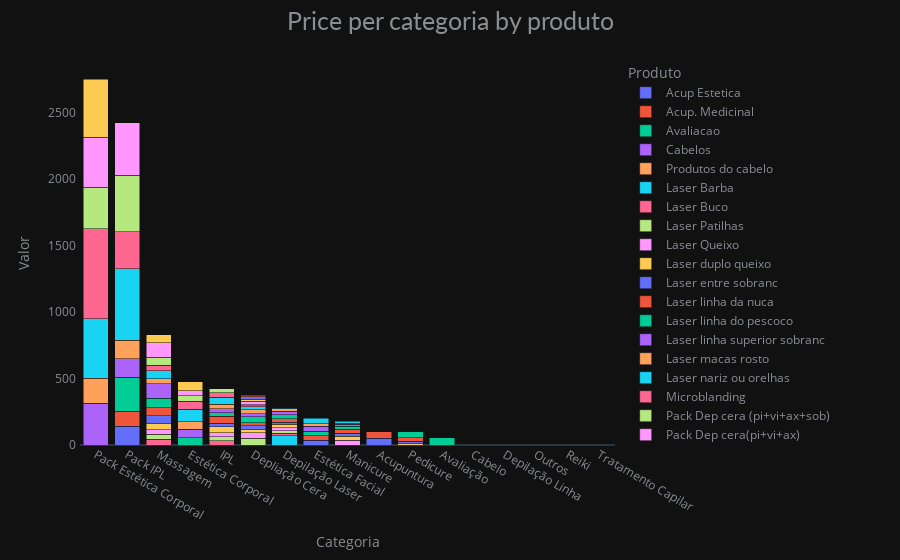

The code cell stored with this chart in its notebook:
### Code cell
fig = px.bar(produtos.groupby(['Categoria', 'Produto'])['Valor'].sum().reset_index(), x='Categoria', y='Valor', color= 'Produto')
fig.update_yaxes(showgrid=False, ticksuffix=' ')
fig.update_layout(barmode='stack', xaxis={'categoryorder': 'total descending'}, 
                  title_text="Price per categoria by produto",
                  template="plotly_dark",
                  title_font=dict(size=25, color='#8a8d93', family="Lato, sans-serif"),
                  font=dict(color='#8a8d93'),
                  title_x=0.5,)
fig.show()
